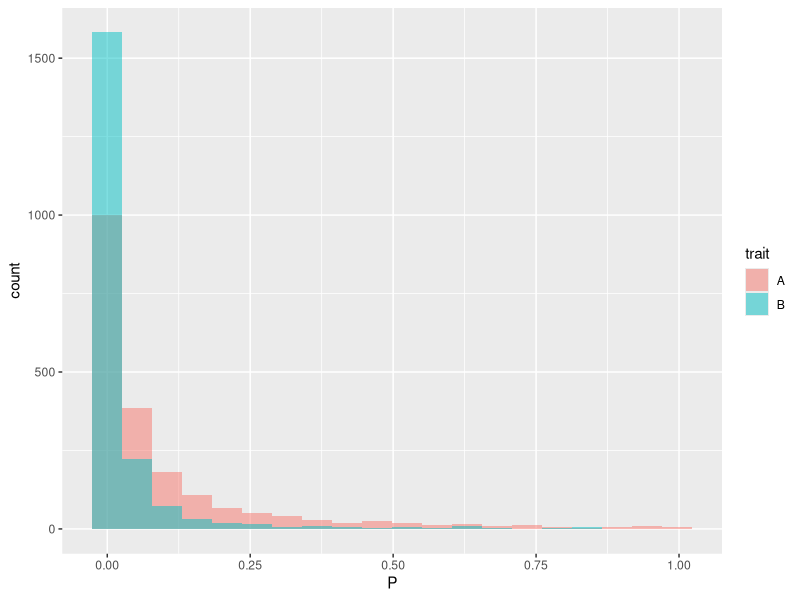

Here is the R script that generated this plot:
## ---- chunk 1
library(stats)
library(tidyverse)
library(kableExtra)

knitr::opts_chunk$set(echo = TRUE, dev = 'png', message = F, warning = F)
## ---- chunk 2
### Simulated the common Z and G
set.seed(100,sample.kind = "Rounding")
N <- 1000
G <- sample(c(0,1,2),size = N, replace = T, prob = c(0.49,0.42,0.09))
Z <- rnorm(N,sd = 3)

### Simulate each trait's disease status based on Z and G
## A:
beta0 <- -0.5
betaZ <- 0.8
betaG <- 0.3
yA <- beta0 + betaG*G + betaZ*Z + rnorm(N,sd = 3)

## B:
beta0 <- -0.5
betaZ <- 0.1
betaG <- 0.3
yB <- beta0 + betaG*G + betaZ*Z + rnorm(N, sd = 3)

## A:
beta0 <- -0.5
betaZ <- 0.8
betaG <- 0.3
### Theoretical Power
mod_A <- lm(yA~Z + G)
#### Get the design matrix:
X <- cbind(rep(1,N),mod_A$model[,-1])
### Compute the weight matrix W:
beta <- c(beta0,betaZ,betaG)
I <- (1/9)* as.matrix(t(X)) %*% as.matrix(X)
#### Invert to get the true covariance matrix 
V <- solve(I)
### Compute the power function:
delta <- sqrt(1/V[3,3])*(0-beta[3])
alpha <- 0.05
Power_A <- 1- pnorm(delta - qnorm(alpha/2)) + pnorm(delta + qnorm(alpha/2))
Power_A

## B:
beta0 <- -0.5
betaZ <- 0.8
betaG <- 0.3
### Theoretical Power
mod_B <- lm(yB~Z + G)
#### Get the design matrix:
X <- cbind(rep(1,N),mod_B$model[,-1])
### Compute the weight matrix W:
beta <- c(beta0,betaZ,betaG)
I <- (1/9)* as.matrix(t(X)) %*% as.matrix(X)
#### Invert to get the true covariance matrix 
V <- solve(I)
### Compute the power function:
delta <- sqrt(1/V[3,3])*(0-beta[3])
alpha <- 0.05
Power_B <- 1- pnorm(delta - qnorm(alpha/2)) + pnorm(delta + qnorm(alpha/2))
Power_B
## ---- chunk 3
set.seed(12345,sample.kind = "Rounding")
## A:
beta0 <- -0.5
betaZ <- 0.8
betaG <- 0.3
p1 <- c()
for (i in 1:2000) {
  yA <- beta0 + betaG*G + betaZ*Z + rnorm(N, sd = 3)
  mod <- lm(yA~Z+G)
  p1[i] <- summary(mod)$coefficient[3,4]
}
emp_power <- mean(p1 <= alpha)
emp_power


## B:
beta0 <- -0.5
betaZ <- 0.1
betaG <- 0.3
p2 <- c()
for (i in 1:2000) {
  yB <- beta0 + betaG*G + betaZ*Z + rnorm(N, sd = 3)
  mod <- lm(yB~Z+G)
  p2[i] <- summary(mod)$coefficient[3,4]
}
emp_power <- mean(p2 <= alpha)
emp_power
## ---- chunk 4
### Simulated the common Z and G
set.seed(100,sample.kind = "Rounding")
N <- 1000
G <- sample(c(0,1,2),size = N, replace = T, prob = c(0.49,0.42,0.09))
Z <- rnorm(N,sd = 3)


### Simulate each trait's disease status based on Z and G
## A:
beta0 <- -0.5
betaZ <- 0.8
betaG <- 0.3
ylat_A <- beta0 + betaG*G + betaZ*Z + rlogis(N)
y_A <- ifelse(ylat_A >=0, 1, 0)

## B:
beta0 <- -0.5
betaZ <- 0.1
betaG <- 0.3
ylat_B <- beta0 + betaG*G + betaZ*Z + rlogis(N)
y_B <- ifelse(ylat_B >=0, 1, 0)



### Case control counts across traits:
t <- rbind(table(y_A),table(y_B)) %>% as_tibble()
rownames(t) <- c("A","B")
kableExtra::kable(t, caption = "Case Control Counts across traits") %>%
  kable_styling(latex_options = "HOLD_position", font_size = 10) 



### Case control ratio across genotypes:
t <- cbind(c(y_A,y_B),c(G,G)) %>% as_tibble()
colnames(t) <- c("Y","G")
t <- t %>% group_by(G) %>% summarise(ratio = sum(Y)/n())
kableExtra::kable(t, caption = "Case Control Ratio across genotypes") %>%
  kable_styling(latex_options = "HOLD_position", font_size = 10) 

## ---- chunk 5
## A:
mod_A <- glm(y_A~Z + G, family = binomial(link = "logit"))
kableExtra::kable(summary(mod_A)$coefficients, caption = "Fitted Model for Trait A") %>%
  kable_styling(latex_options = "HOLD_position", font_size = 10) 
## B:
mod_B <- glm(y_B~ Z + G, family = binomial(link = "logit"))
kableExtra::kable(summary(mod_B)$coefficients, caption = "Fitted Model for Trait B") %>%
  kable_styling(latex_options = "HOLD_position", font_size = 10) 
## ---- chunk 6
## A:
beta0 <- -0.5
betaZ <- 0.8
betaG <- 0.3
### Theoretical Power
mod_A <- glm(y_A~Z + G, family = binomial(link = "logit"))
#### Get the design matrix:
X <- cbind(rep(1,N),mod_A$model[,-1])
### Compute the weight matrix W:
beta <- c(beta0,betaZ,betaG)
#beta <- as.numeric(mod_A$coefficients)
w <- c()
for (i in 1:N) {
  si <- as.numeric(as.numeric(X[i,]) %*% beta)
  w[i] <- dlogis(si)
}
I <- as.matrix(t(X)) %*% diag(w,nrow = N,ncol = N) %*% as.matrix(X)
#### Invert to get the true covariance matrix 
V <- solve(I)
### Compute the power function:
delta <- sqrt(1/V[3,3])*(0-beta[3])
alpha <- 0.05
Power_A <- 1- pnorm(delta - qnorm(alpha/2)) + pnorm(delta + qnorm(alpha/2))
Power_A


## B:
beta0 <- -0.5
betaZ <- 0.1
betaG <- 0.3
### Theoretical Power
mod_B <- glm(y_B~ Z + G, family = binomial(link = "logit"))
#### Get the design matrix:
X <- cbind(rep(1,N),mod_B$model[,-1])
### Compute the weight matrix W:
beta <- c(beta0,betaZ,betaG)
#beta <- as.numeric(mod_B$coefficients)
w <- c()
for (i in 1:N) {
  si <- as.numeric(as.numeric(X[i,]) %*% beta)
  w[i] <- dlogis(si)
}
I <- as.matrix(t(X)) %*% diag(w,nrow = N,ncol = N) %*% as.matrix(X)
#### Invert to get the true covariance matrix 
V <- solve(I)
### Compute the power function:
delta <- sqrt(1/V[3,3])*(0-beta[3])
alpha <- 0.05
Power_B <- 1- pnorm(delta - qnorm(alpha/2)) + pnorm(delta + qnorm(alpha/2))
Power_B
## ---- chunk 7
set.seed(100,sample.kind = "Rounding")
## A:
beta0 <- -0.5
betaZ <- 0.8
betaG <- 0.3
p1 <- c()
for (i in 1:2000) {
  ylat_A <- beta0 + betaG*G + betaZ*Z + rlogis(N)
  y_A_rep <- ifelse(ylat_A >=0, 1, 0)
  mod <- glm(y_A_rep~Z+G, family = binomial(link = "logit"))
  p1[i] <- summary(mod)$coefficient[3,4]
}
emp_power <- mean(p1 <= alpha)
emp_power

## B:
beta0 <- -0.5
betaZ <- 0.1
betaG <- 0.3
p2 <- c()
for (i in 1:2000) {
  ylat_B <- beta0 + betaG*G + betaZ*Z + rlogis(N)
  y_B_rep <- ifelse(ylat_B >=0, 1, 0)
  mod <- glm(y_B_rep~Z+G, family = binomial(link = "logit"))
  p2[i] <- summary(mod)$coefficient[3,4]
}
emp_power <- mean(p2 <= alpha)
emp_power
## ---- chunk 8
### Comparison:
pcomp <- tibble(P = c(p1,p2), trait = c(rep("A",2000),rep("B",2000)))
pcomp %>% ggplot(aes(x = P, fill = trait)) + geom_histogram(bins = 20, alpha=0.5, position="identity")
